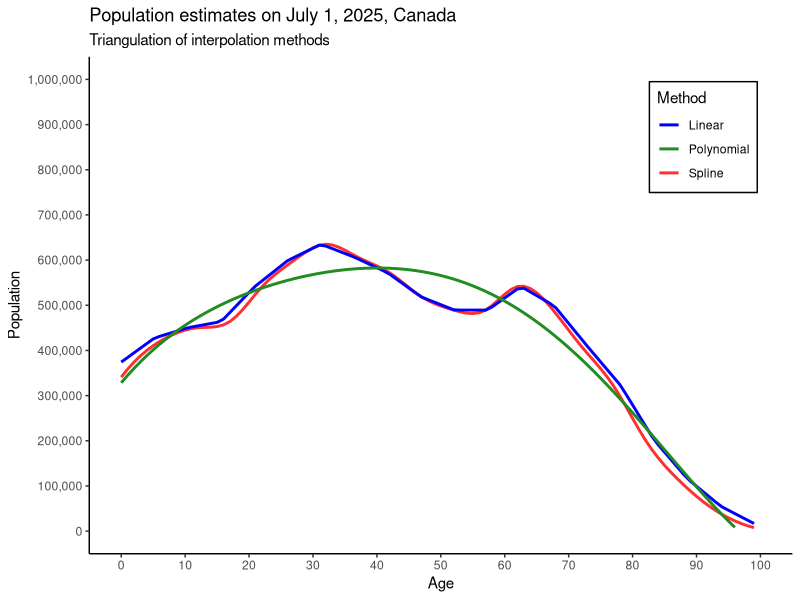

R code for this plot: (Note: this script raises an error after producing the figure.)
# this .r script smooths population estimates reported for 5-year age groups into population estimates for 1-year age groups

# together, both functions calculate three different interpolation techniques: k-order polynomial, linear, and spline interpolation

# don't run
# install.packages(c("knitr", "tidyverse", "magrittr", "ggplot2", "scales"))



# load 5-year age group counts for the population
# https://www150.statcan.gc.ca/t1/tbl1/en/tv.action?pid=1710000501
census <- data.frame( # population totals, 2025
  age = c(
    "0-4",
    "5-9",
    "10-14",
    "15-19",
    "20-24",
    "25-29",
    "30-34",
    "35-39",
    "40-44",
    "45-49",
    "50-54",
    "55-59",
    "60-64",
    "65-69",
    "70-74",
    "75-79",
    "80-84",
    "85-89",
    "90-94",
    "95-99"
    ),
  pop = c(
    1871184, 
    2138350, 
    2251628, 
    2319393, 
    2703780, 
    2995647, 
    3175724, 
    3032523, 
    2859631, 
    2593361, 
    2447311, 
    2446446,
    2708208,
    2494286,
    2044533,
    1609542,
    1008273,
     579797,
     275677,
      84078
    )
  )





# 1) function to compute polynomial interpolation ---------------------------------
polynomial <- function(data, k = 1){ # note that a 1-order polynomial is equivalent to linear interpolation
  
  # load pipe locally
  `%>%` <- magrittr::`%>%`

  # stop if the age column is not character
  if (!is.character(data$age)) {
    stop(message("This column must be of class character e.g., '0-4', '5-9', etc."))
  }
  # stop if the column that lists the population is not numeric
  if (!is.numeric(data$pop)) {
    stop(message("This column must be of class numeric."))
  }
  
  # split the string
  string <- stringr::str_split(data$age, pattern = "[-/_;, ]")
  
  # into data frame
  string <- as.data.frame(do.call(rbind, string))

  # recode string to numeric, if string 
  string <- string %>% dplyr::mutate(dplyr::across(dplyr::where(is.character), as.numeric))
  colnames(string) <- c("lo", "hi") 
  
  # join split numeric columns to original data
  data <- cbind(string, data)
  
  # find the center points for the 5-year age brackets i.e., the middle age groups in the numeric coding
  data <- data %>% dplyr::mutate(center = (hi + lo) / 2, bracket_width = abs(hi - lo) + 1 )
    
  # interpolation
  model <- stats::lm(
    # the average population for each age increment in the age bracket
    pop/bracket_width ~ stats::poly(center, degree = k, raw = TRUE), # k-degree polynomial term
    data = data
    )
  print(summary(model)) # display equation
  
  # range
  lo <- min(data$lo); hi <- max(data$hi)
  
  # construct data frame
  newdata <- data.frame( center = seq( from = lo, to = hi, by = 1) )
  
  # estimate census counts by age
  newdata <- newdata %>% dplyr::mutate(pop = stats::predict(model, newdata = .)) %>% dplyr::rename(age = center)
  # newdata <- dplyr::mutate(newdata, pop = round(x = pop, digits = 0)) # round to whole number
  newdata <- dplyr::mutate(newdata, age = lo:hi) # re-scale age distribution
  
  # print age distribution
  print(paste0("age distribution:"))
  print(knitr::kable(newdata)) 
  return(newdata) # return
}
census_poly <- polynomial(data = census, k = 5) 



# function for interpolation ----------------------------------------------------------
interpolationFun <- function(data, method = "spline"){
  
  # load pipe locally
  `%>%` <- magrittr::`%>%`
  
  # stop if age column is not character
  if (!is.character(data$age)) {
    stop(message("The age column must be of class character e.g., '0-4', '5-9', etc."))
  }
    # stop if the column that lists the population is not numeric
  if (!is.numeric(data$pop)) {
    stop(message("This column must be of class numeric."))
  }
  
  # split the string
  string <- stringr::str_split(data$age, pattern = "[-/_;, ]")
  
  # into data frame
  string <- as.data.frame(do.call(rbind, string))

  # recode string to numeric, if string
  string <- string %>% dplyr::mutate(dplyr::across(dplyr::where(is.character), as.numeric))

  # rename columns
  colnames(string) <- c("lo", "hi")
  
  # join
  data <- cbind(string, data)
  
  # find the center points for the 5-year age brackets i.e., the middle age groups in the numeric coding
  data <- data %>% dplyr::mutate(center = (hi + lo) / 2, bracket_width = abs(hi - lo) + 1 )
  
  # range
  lo <- min(data$lo); hi <- max(data$hi)
  
  # construct data frame
  n <- seq(from = lo, to = hi, by = 1)
  
  # the center points
  x <- data$center
  
  # population
  y <- (data$pop / data$bracket_width)
  
  # method
  if (method == "spline") {
  model <- stats::spline( # spline
    x, 
    y, 
    n = length(n), 
    method = "fmm",
    xmin = min(n), 
    xmax = max(n), 
    ties = mean
    )
  } else if (method == "linear") {
    model <- stats::approx( # linear interpolation
        x = x,
        y = y,
        n = length(n),
        method = "linear",
        ties = mean
        )
  }
  newdata <- as.data.frame(model) # coerce to data frame
  newdata <- dplyr::mutate(newdata, x = lo:hi) # rescale age distribution
  newdata <- dplyr::rename(newdata, age = x, pop = y) # rename columns
  # newdata <- dplyr::mutate(newdata, pop = round(x = pop, digits = 0)) # round to whole number
  
  # print age distribution
  print(paste0("age distribution:"))
  print(knitr::kable(newdata)) 
  return(newdata) # return 
}
census_spline <- interpolationFun(data = census, method = "spline")
census_linear <- interpolationFun(data = census, method = "linear")



# compare census estimates by interpolation strategy ---------------------------
test <- function(data, test){
  x <- data[, 2]
  y <- test[, 2]
  r <- stats::cor( # correlation coefficient
    x = x,
    y = y
  )
  print(paste0("correlation coefficient = ", round(x = r, digits = 2)))
}
# run each line separately
test(data = census_poly, test = census_spline)
test(data = census_poly, test = census_linear)
test(data = census_spline , test = census_linear)



# plot the age-graded population estimates
fig_01 <- ggplot2::ggplot() +
  ggplot2::geom_line(data = census_spline, ggplot2::aes(x = age, y = pop, color = "Spline"), size = 1) +
  ggplot2::geom_line(data = census_linear, ggplot2::aes(x = age, y = pop, color = "Linear"), size = 1) +
  ggplot2::geom_line(data = census_poly, ggplot2::aes(x = age, y = pop, color = "Polynomial"), size = 1) +
  ggplot2::scale_color_manual(
    name = "Method", 
    values = c(
      "Spline" = "firebrick1", 
      "Linear" = "blue1",
      "Polynomial" = "forestgreen"
      )
    ) +
  ggplot2::scale_x_continuous(breaks = seq(0, 100, by = 10), limits = c(0, 100)) +
  ggplot2::scale_y_continuous(breaks = seq(0, 1000000, by = 100000), limits = c(0, 1000000),
    labels = scales::label_comma()
    ) +
  ggplot2::labs(
    title = "Population estimates on July 1, 2025, Canada",
    subtitle = "Triangulation of interpolation methods",
    x = "Age", 
    y = "Population"
    ) +
  ggplot2::theme_classic() + 
  ggplot2::theme(
    legend.position = "inside",
    legend.position.inside = c(0.95, 0.95),
    legend.justification = c("right", "top"),
    legend.background = ggplot2::element_rect(fill = "white", color = "black")
    )

# function to output high resolution images
output <- function(filename, figure, path = path, width = 10, height = 5){
  ggplot2::ggsave(
    filename,
    figure,
    path = path, 
    width = width, 
    height = height, 
    device = 'png', 
    dpi = 250 # larger DPI increases the size of the plot aesthetics 
    )
}

# output figure
output(
  filename = "fig_01.png",
  figure = fig_01,
  path = "~/Desktop/",
  width = 10,
  height = 5
  )



# close .r script
